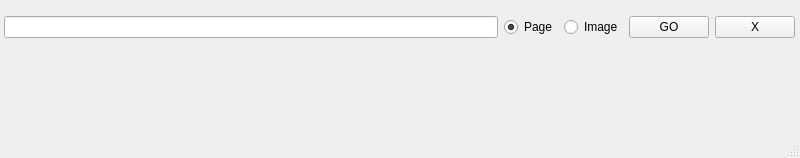
<?xml version="1.0" encoding="UTF-8"?>
<ui version="4.0">
 <class>MainWindow</class>
 <widget class="QMainWindow" name="MainWindow">
  <property name="geometry">
   <rect>
    <x>0</x>
    <y>0</y>
    <width>800</width>
    <height>158</height>
   </rect>
  </property>
  <property name="windowTitle">
   <string>MainWindow</string>
  </property>
  <widget class="QWidget" name="centralwidget">
   <property name="maximumSize">
    <size>
     <width>800</width>
     <height>16777215</height>
    </size>
   </property>
   <widget class="QWidget" name="">
    <property name="geometry">
     <rect>
      <x>4</x>
      <y>10</y>
      <width>791</width>
      <height>34</height>
     </rect>
    </property>
    <layout class="QHBoxLayout" name="horizontalLayout_3">
     <item>
      <widget class="QLineEdit" name="urlEdit"/>
     </item>
     <item>
      <layout class="QHBoxLayout" name="horizontalLayout">
       <item>
        <widget class="QRadioButton" name="pageType">
         <property name="text">
          <string>Page</string>
         </property>
         <property name="checked">
          <bool>true</bool>
         </property>
        </widget>
       </item>
       <item>
        <widget class="QRadioButton" name="imageType">
         <property name="text">
          <string>Image</string>
         </property>
        </widget>
       </item>
      </layout>
     </item>
     <item>
      <layout class="QHBoxLayout" name="horizontalLayout_2">
       <item>
        <widget class="QPushButton" name="goBtn">
         <property name="text">
          <string>GO</string>
         </property>
        </widget>
       </item>
       <item>
        <widget class="QPushButton" name="closeBtn">
         <property name="text">
          <string>X</string>
         </property>
        </widget>
       </item>
      </layout>
     </item>
    </layout>
   </widget>
  </widget>
  <widget class="QMenuBar" name="menubar">
   <property name="geometry">
    <rect>
     <x>0</x>
     <y>0</y>
     <width>800</width>
     <height>24</height>
    </rect>
   </property>
  </widget>
  <widget class="QStatusBar" name="statusbar"/>
 </widget>
 <resources/>
 <connections/>
</ui>
